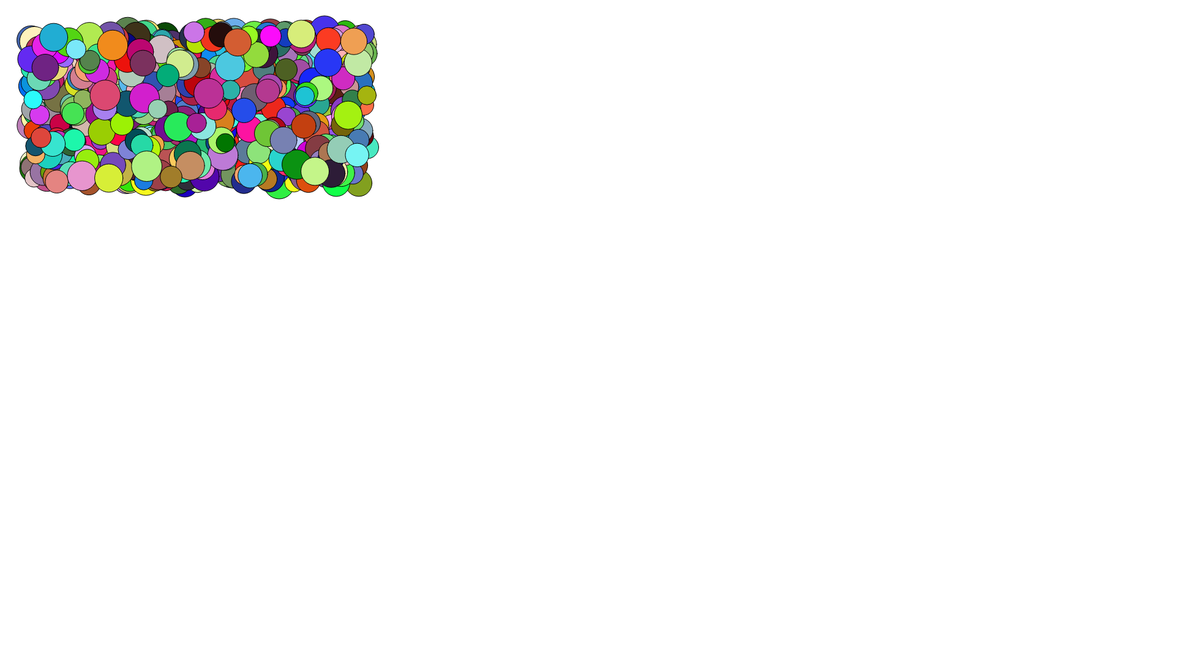
Frame 1 (no input)
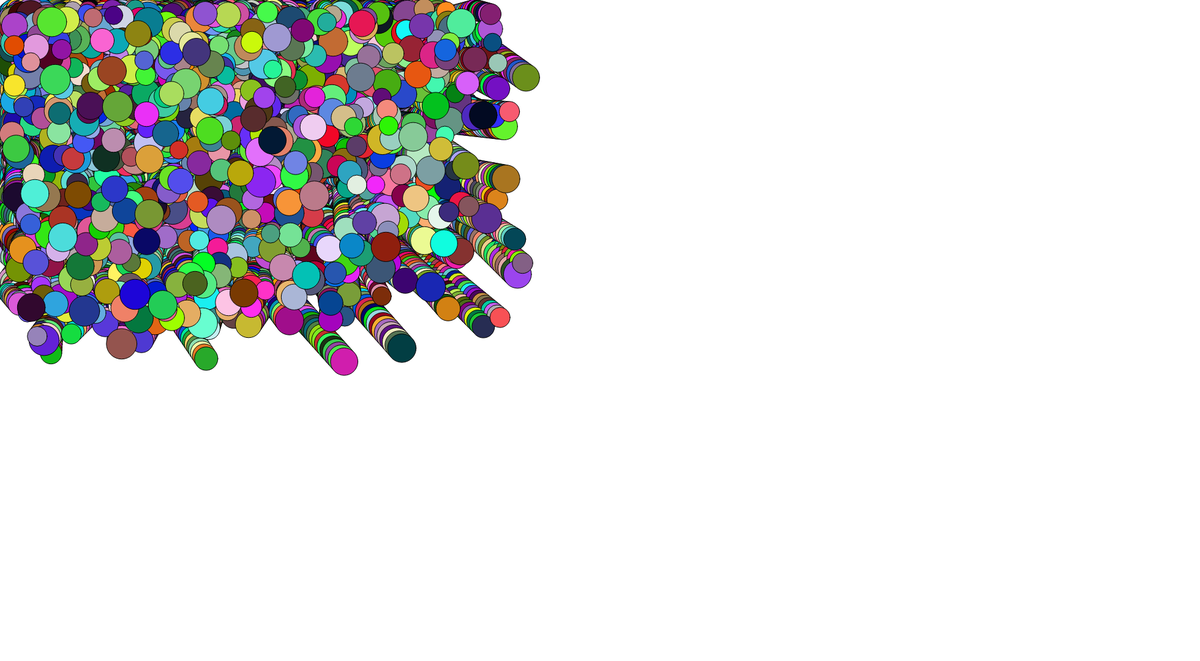
Frame 60 (no input)
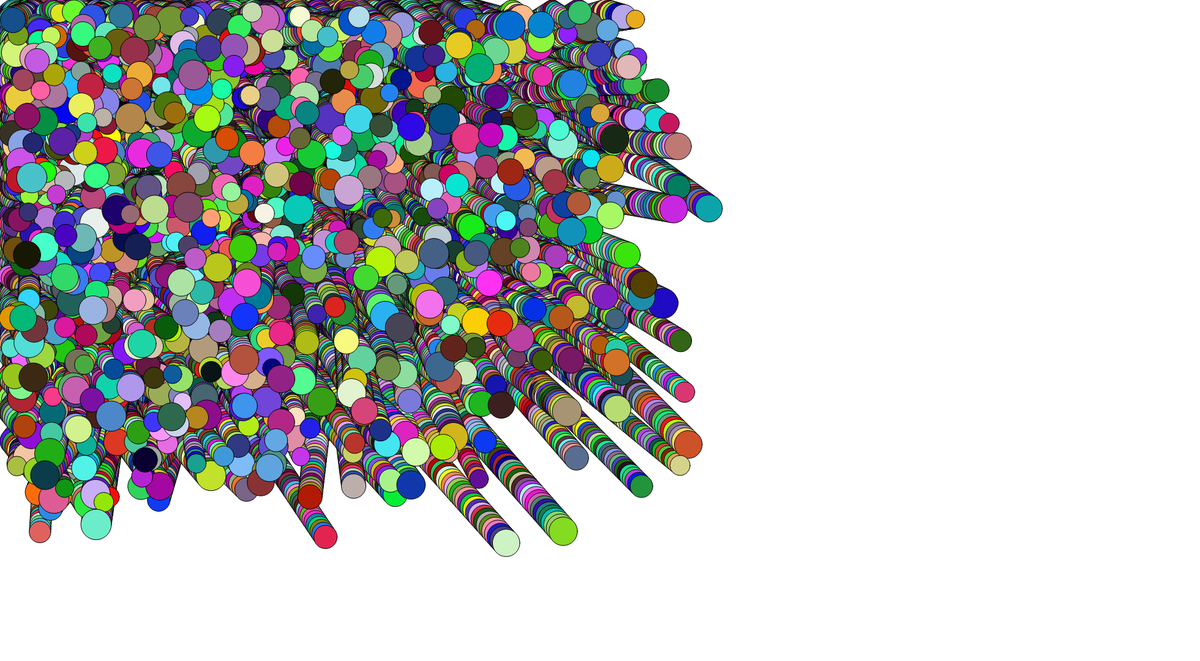
Frame 120 (the mouse pressed at the canvas centre since frame 60)

The p5.js sketch that drew these frames (run headless with seeded random() and noise() and a simulated clock; from frame 60 on, the mouse is pressed at the canvas centre):

// p5.js sketch
// ── sketch.js
let REQ = []
let RE = []
let circles = [];
function setup() {
  createCanvas(1960, 1080)
 //framerate
frameRate(240)
let gg = random(196, 980) 

  for (let i = 0; i < 1000; i++) {
    let cirkel = {
      Xpos: random(50, 600),
      Ypos: random(50, 300),
      rad: random(30, 50),
      kleur: random(["red", "green", "blue", "purple", "yellow", "pink", "orange"]),
      Xspeed: random(-5, 5),
      Yspeed: random(-5, 5),
    }
    circles.push(cirkel);

  }
}



function draw() {
//background
   for (let I = 0; I < RE.length; I++) {
   };
  for (let I = 0; I < 5; I++) {
    RE.push([random(255), random(255), random(255)])

  };

    for (let i = 0; i < circles.length; i++) {
    let c = circles[i];
    fill(random(0, 255), random(0, 255), random(0, 255));
    circle(c.Xpos, c.Ypos, c.rad);
    c.Xpos = c.Xpos + c.Xspeed;
    c.Ypos = c.Ypos + c.Yspeed;

    if(c.Xpos < c.rad * 0.5 || c.Xpos > width - c.rad * 0.5){
      c.Xspeed = c.Xspeed * -1.0;
    }
    
    if (c.Ypos < c.rad * 0.5 || c.Ypos > height - c.rad * 0.5) {
      c.Yspeed = c.Yspeed * -1.0;
    }
  }
}
